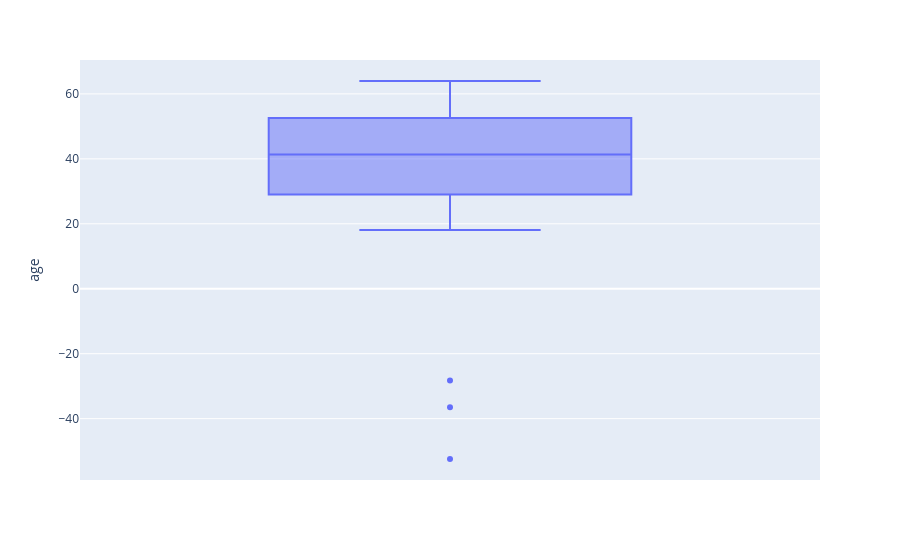

Notebook code for this chart:
### Code cell
# Outliers idade
grafico = px.box(base_credit, y = 'age')
grafico.show()

### Figure 1 — Plotly figure (JSON) as saved in the notebook; plotly's stock layout.template omitted (floating-point values rounded to 4 significant figures; data arrays with more than 128 entries replaced by an {"elided": "..."} marker saying what was removed)
{"data": [{"alignmentgroup": "True", "hovertemplate": "age=%{y}<extra></extra>", "legendgroup": "", "marker": {"color": "#636efa"}, "name": "", "notched": false, "offsetgroup": "", "orientation": "v", "showlegend": false, "type": "box", "x0": " ", "xaxis": "x", "y": {"elided": "1997 float values"}, "y0": " ", "yaxis": "y"}], "layout": {"autosize": true, "boxmode": "group", "legend": {"tracegroupgap": 0}, "margin": {"t": 60}, "xaxis": {"anchor": "y", "autorange": true, "domain": [0, 1], "range": [-0.5, 0.5], "type": "category"}, "yaxis": {"anchor": "x", "autorange": true, "domain": [0, 1], "range": [-58.89, 70.44], "title": {"text": "age"}, "type": "linear"}}}
